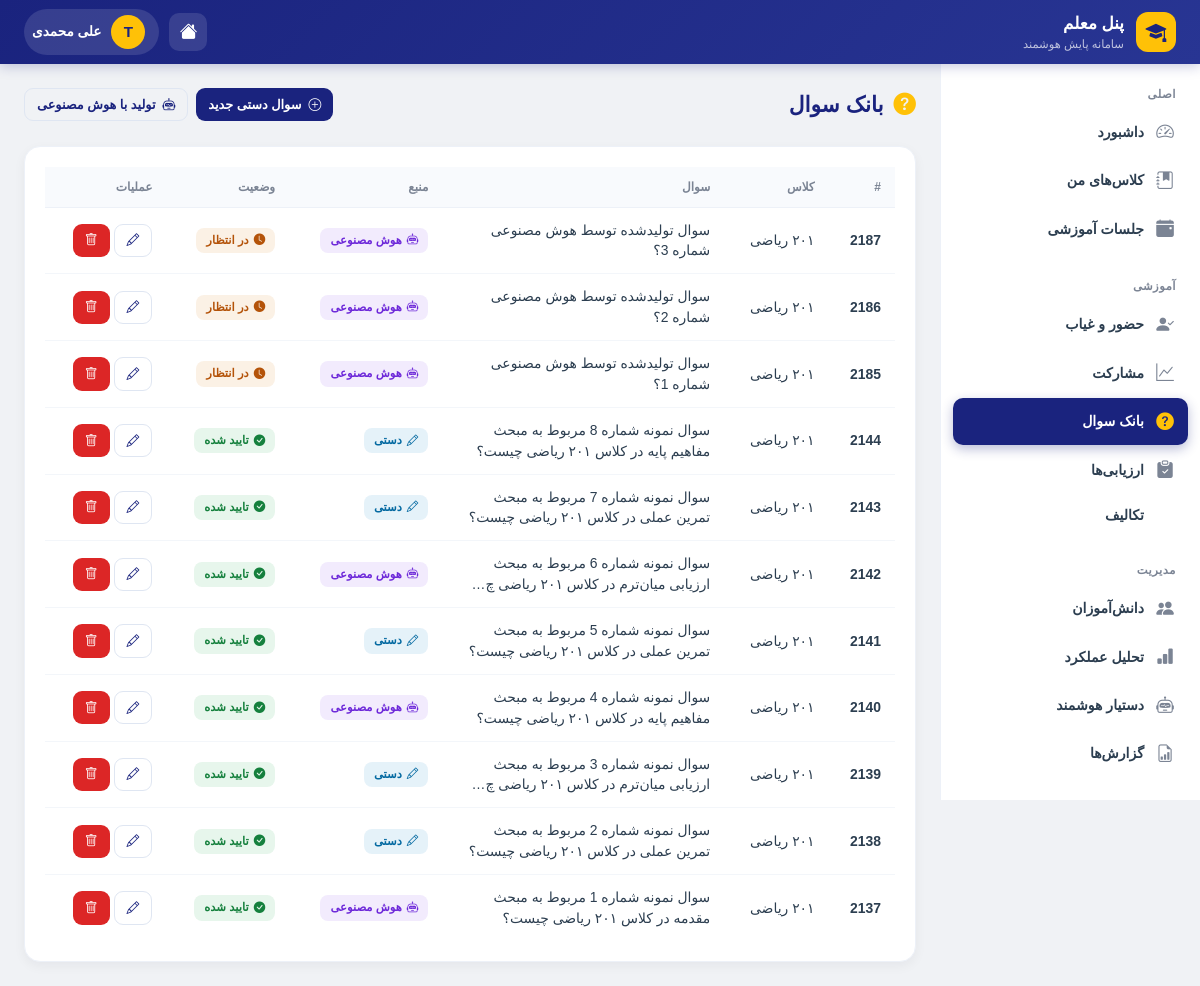
Before: /teacher/questions/ (signed in) with the older database file.
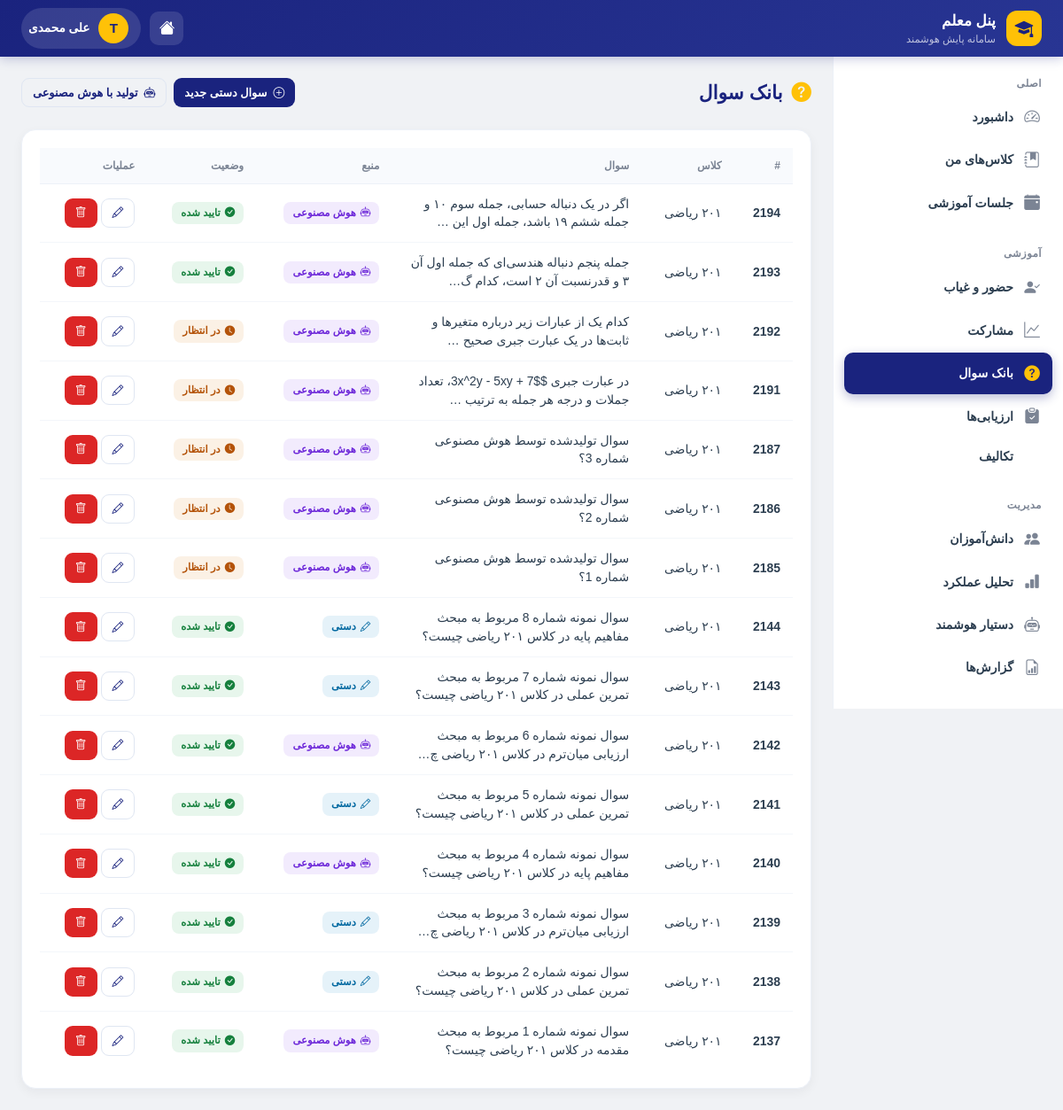
After: the same page with the newer database file.
### accounts/models.py (models this page shows, shortened)
class User(AbstractUser):
    ROLE_CHOICES = (
        ('student', 'دانش آموز'),
        ('teacher', 'معلم'),
        ('assistant', 'معاون'),
        ('principal', 'مدیر مدرسه'),
        ('district_admin', 'مسئول منطقه'),
        ('county_admin', 'مسئول شهرستان'),
        ('province_admin', 'مسئول استان'),
        ('country_admin', 'مسئول کشور'),
    )
    role = models.CharField(max_length=20, choices=ROLE_CHOICES, default='student')
    national_id = models.CharField(
        max_length=10, unique=True, null=True, blank=True,
        verbose_name="کد ملی"
    )
    province = models.ForeignKey(
        'national.Province',
        on_delete=models.SET_NULL,
        null=True, blank=True,
        related_name='admin_users',
        verbose_name="استان اختصاصی (برای مسئول استانی)"
    )
    district = models.ForeignKey(
        'national.District',
        on_delete=models.SET_NULL,
        null=True, blank=True,
        related_name='admin_users',
        verbose_name="منطقه اختصاصی (برای مسئول منطقه)"
    )
    class Meta:
        verbose_name = "کاربر"
        verbose_name_plural = "کاربران"

### dashboard/models.py (models this page shows, shortened)
class Question(models.Model):
    SOURCE_CHOICES = (
        ('ai', 'هوش مصنوعی'),
        ('manual', 'دستی'),
    )
    REVIEW_STATUS_CHOICES = (
        ('pending', 'در انتظار بررسی'),
        ('approved', 'تایید شده'),
        ('rejected', 'رد شده'),
    )
    classroom = models.ForeignKey(
        Classroom,
        on_delete=models.CASCADE,
        related_name='questions',
        verbose_name="کلاس"
    )
    session = models.ForeignKey(
        ClassSession,
        on_delete=models.CASCADE,
        related_name='questions',
        null=True,
        blank=True,
        verbose_name="جلسه"
    )
    review_status = models.CharField(
        max_length=10,
        choices=REVIEW_STATUS_CHOICES,
        default='approved',
        verbose_name="وضعیت بررسی"
    )
    created_by = models.ForeignKey(
        User,
        on_delete=models.SET_NULL,
        null=True,
        blank=True,
        related_name='created_questions',
        verbose_name="ایجادکننده"
    )
    ai_job = models.ForeignKey(
        AIGenerationJob,
        on_delete=models.SET_NULL,
        null=True,
        blank=True,
        related_name='generated_questions',
        verbose_name="درخواست هوش مصنوعی"
    )
    source = models.CharField(
        max_length=10,
        choices=SOURCE_CHOICES,
        default='manual',
        verbose_name="منبع سوال"
    )
    is_approved = models.BooleanField(
        default=True,
        verbose_name="تایید شده"
    )
    topic = models.CharField(
        max_length=200,
        blank=True,
        verbose_name="مبحث"
    )
    text = models.TextField(verbose_name="متن سوال")
    choice_a = models.CharField(max_length=200, verbose_name="گزینه الف")
    choice_b = models.CharField(max_length=200, verbose_name="گزینه ب")
    choice_c = models.CharField(max_length=200, verbose_name="گزینه ج")
    choice_d = models.CharField(max_length=200, verbose_name="گزینه د")
    correct_answer = models.CharField(
        max_length=1,
        choices=[('a', 'الف'), ('b', 'ب'), ('c', 'ج'), ('d', 'د')],
        verbose_name="پاسخ صحیح"
    )
    timer_seconds = models.PositiveIntegerField(
        default=300,
        verbose_name="زمان پاسخ (ثانیه)"
    )
    created_at = models.DateTimeField(auto_now_add=True)
    class Meta:
        verbose_name = "سوال"
        verbose_name_plural = "سوالات"
        ordering = ['-created_at']

class Classroom(models.Model):
    GRADE_CHOICES = (
        ('10', 'دهم'),
        ('11', 'یازدهم'),
        ('12', 'دوازدهم'),
    )
    FIELD_CHOICES = (
        ('computer', 'کامپیوتر'),
        ('electrical', 'برق'),
        ('mechanical', 'مکانیک'),
        ('accounting', 'حسابداری'),
        ('math', 'ریاضی'),
        ('experimental', 'تجربی'),
        ('humanities', 'انسانی'),
    )
    name = models.CharField(max_length=100, verbose_name="نام کلاس")
    subject = models.CharField(max_length=100, verbose_name="درس")
    grade = models.CharField(
        max_length=2,
        choices=GRADE_CHOICES,
        default='10',
        verbose_name="پایه تحصیلی"
    )
    field = models.CharField(
        max_length=20,
        choices=FIELD_CHOICES,
        default='math',
        verbose_name="رشته تحصیلی"
    )
    teacher_name = models.CharField(
        max_length=100,
        verbose_name="نام معلم"
    )
    teacher = models.ForeignKey(
        User,
        on_delete=models.SET_NULL,
        null=True,
        blank=True,
        related_name='taught_classes',
        verbose_name="کاربر معلم (اختیاری)"
    )
    students = models.ManyToManyField(
        User,
        related_name='enrolled_classes',
        blank=True,
        verbose_name="دانش‌آموزان"
    )
    school = models.ForeignKey(
        'national.School',
        on_delete=models.SET_NULL,
        null=True,
        blank=True,
        related_name='classrooms',
        verbose_name="مدرسه"
    )
    created_at = models.DateTimeField(auto_now_add=True)
    class Meta:
        verbose_name = "کلاس"
        verbose_name_plural = "کلاس‌ها"

### teacher/views.py (the view)
# urls.py: path('questions/', views.teacher_questions, name='questions'),
@teacher_scope_required
def teacher_questions(request):
    scope = request.teacher_scope
    questions = scope.filter_questions().select_related(
        'classroom', 'session', 'ai_job', 'created_by'
    ).order_by('-created_at')
    classroom_filter = request.GET.get('classroom', '')
    source_filter = request.GET.get('source', '')
    status_filter = request.GET.get('review_status', '')
    search_query = request.GET.get('q', '')
    if classroom_filter:
        questions = questions.filter(classroom_id=classroom_filter)
    if source_filter:
        questions = questions.filter(source=source_filter)
    if status_filter:
        questions = questions.filter(review_status=status_filter)
    if search_query:
        questions = questions.filter(
            Q(text__icontains=search_query) |
            Q(topic__icontains=search_query)
        )
    classrooms = scope.filter_classes()
    context = {
        'title': 'بانک سوالات',
        'questions': questions,
        'classrooms': classrooms,
        'classroom_filter': classroom_filter,
        'source_filter': source_filter,
        'status_filter': status_filter,
        'search_query': search_query,
        'total_count': questions.count(),
    }
    return render(request, 'teacher/questions/list.html', context)

### teacher/scope.py (called while the page is built)
    def filter_classes(self, qs=None):
        if qs is None:
            qs = Classroom.objects.all()
        return qs.filter(teacher=self.user)

    def filter_questions(self, qs=None):
        if qs is None:
            qs = Question.objects.all()
        return qs.filter(classroom__teacher=self.user)

### teacher/templates/teacher/questions/list.html (shortened to what this page needs)
{% extends 'teacher/base_teacher.html' %}
{% block content %}
<div class="t-page-header">
    <div class="t-page-title"><i class="bi bi-question-circle-fill"></i> بانک سوال</div>
    <div class="d-flex gap-2">
        <a href="{% url 'teacher:question_create' %}" class="t-btn t-btn-primary t-btn-sm">
            <i class="bi bi-plus-circle"></i> سوال دستی جدید
        </a>
        <a href="{% url 'dashboard:teacher_ai_new' %}" class="t-btn t-btn-outline t-btn-sm">
            <i class="bi bi-robot"></i> تولید با هوش مصنوعی
        </a>
    </div>
</div>
<div class="t-card">
    <div class="t-card-body">
        {% if questions %}
        <div class="table-responsive">
            <table class="t-table">
                <thead>
                    <tr>
                        <th>#</th>
                        <th>کلاس</th>
                        <th>سوال</th>
                        <th>منبع</th>
                        <th>وضعیت</th>
                        <th>عملیات</th>
                    </tr>
                </thead>
                <tbody>
                    {% for question in questions %}
                    <tr>
                        <td><strong>{{ question.id }}</strong></td>
                        <td>{{ question.classroom.name }}</td>
                        <td style="max-width:250px;">{{ question.text|truncatechars:70 }}</td>
                        <td>
                            {% if question.source == 'ai' %}
                                <span class="t-badge purple"><i class="bi bi-robot"></i> هوش مصنوعی</span>
                            {% else %}
                                <span class="t-badge info"><i class="bi bi-pencil"></i> دستی</span>
                            {% endif %}
                        </td>
                        <td>
                            {% if question.review_status == 'approved' %}
                                {% include "teacher/components/status_badge.html" with status="approved" display="تایید شده" %}
                            {% elif question.review_status == 'pending' %}
                                {% include "teacher/components/status_badge.html" with status="pending" display="در انتظار" %}
                            {% else %}
                                {% include "teacher/components/status_badge.html" with status="rejected" display="رد شده" %}
                            {% endif %}
                        </td>
                        <td>
                            <div class="d-flex gap-1">
                                <a href="{% url 'teacher:question_edit' question.id %}" class="t-btn t-btn-outline t-btn-sm" title="ویرایش">
                                    <i class="bi bi-pencil"></i>
                                </a>
                                <a href="{% url 'teacher:question_delete' question.id %}" class="t-btn t-btn-danger t-btn-sm" title="حذف">
                                    <i class="bi bi-trash"></i>
                                </a>
                            </div>
                        </td>
                    </tr>
                    {% endfor %}
                </tbody>
            </table>
        </div>
        {% else %}
            {% include "teacher/components/empty_state.html" with icon="bi-question-circle" title="سوالی ثبت نشده" message="بانک سوال شما خالی است. سوال دستی بسازید یا با هوش مصنوعی تولید کنید." cta_text="ساخت سوال" cta_url="/teacher/questions/create/" %}
        {% endif %}
    </div>
</div>
{% endblock %}

### teacher/templates/teacher/base_teacher.html (shortened to what this page needs)
<!DOCTYPE html>
<html lang="fa" dir="rtl">
<head>
    <link href="https://cdn.jsdelivr.net/npm/bootstrap@5.3.3/dist/css/bootstrap.rtl.min.css" rel="stylesheet">
    <link rel="stylesheet" href="https://cdn.jsdelivr.net/npm/bootstrap-icons@1.11.3/font/bootstrap-icons.min.css">
    <link href="https://cdn.jsdelivr.net/gh/rastikerdar/vazirmatn@v33.003/Vazirmatn-font-face.css" rel="stylesheet">
</head>
<body>
    <header class="t-header">
        <a href="{% url 'teacher:dashboard' %}" class="t-header-brand">
            <div class="t-header-icon"><i class="bi bi-mortarboard-fill"></i></div>
            <div>
                <div class="t-header-title">پنل معلم</div>
                <div class="t-header-sub">سامانه پایش هوشمند</div>
            </div>
        </a>
        <div class="t-header-actions">
            <a href="{% url 'dashboard:home' %}" class="t-header-btn" title="داشبورد اصلی">
                <i class="bi bi-house-fill"></i>
            </a>
            <a href="#" class="t-header-user">
                <div class="t-header-avatar">{{ user.username|first|upper }}</div>
                {{ user.get_full_name|default:user.username }}
            </a>
        </div>
    </header>
    <aside class="t-sidebar" id="tSidebar">
        <div class="t-sidebar-section">
            <div class="t-sidebar-label">اصلی</div>
            <a href="{% url 'teacher:dashboard' %}" class="t-sidebar-item {% if request.resolver_match.url_name == 'dashboard' %}active{% endif %}">
                <i class="bi bi-speedometer2"></i> داشبورد
            </a>
            <a href="{% url 'teacher:classes' %}" class="t-sidebar-item {% if 'class' in request.resolver_match.url_name %}active{% endif %}">
                <i class="bi bi-journal-bookmark-fill"></i> کلاس‌های من
            </a>
            <a href="{% url 'teacher:sessions' %}" class="t-sidebar-item {% if 'session' in request.resolver_match.url_name and 'panel' not in request.resolver_match.url_name %}active{% endif %}">
                <i class="bi bi-calendar-event-fill"></i> جلسات آموزشی
            </a>
        </div>
        <div class="t-sidebar-section">
            <div class="t-sidebar-label">آموزشی</div>
            <a href="{% url 'teacher:attendance' %}" class="t-sidebar-item {% if 'attendance' in request.resolver_match.url_name %}active{% endif %}">
                <i class="bi bi-person-check-fill"></i> حضور و غیاب
            </a>
            <a href="{% url 'teacher:participation' %}" class="t-sidebar-item {% if 'participation' in request.resolver_match.url_name %}active{% endif %}">
                <i class="bi bi-graph-up"></i> مشارکت
            </a>
            <a href="{% url 'teacher:questions' %}" class="t-sidebar-item {% if 'question' in request.resolver_match.url_name %}active{% endif %}">
                <i class="bi bi-question-circle-fill"></i> بانک سوال
            </a>
            <a href="{% url 'teacher:assessments' %}" class="t-sidebar-item {% if 'assessment' in request.resolver_match.url_name %}active{% endif %}">
                <i class="bi bi-clipboard-check-fill"></i> ارزیابی‌ها
            </a>
            <a href="{% url 'teacher:homework' %}" class="t-sidebar-item {% if 'homework' in request.resolver_match.url_name %}active{% endif %}">
                 تکالیف
            </a>
        </div>
        <div class="t-sidebar-section">
            <div class="t-sidebar-label">مدیریت</div>
            <a href="{% url 'teacher:students' %}" class="t-sidebar-item {% if 'student' in request.resolver_match.url_name %}active{% endif %}">
                <i class="bi bi-people-fill"></i> دانش‌آموزان
            </a>
            <a href="{% url 'teacher:analytics' %}" class="t-sidebar-item {% if 'analytics' in request.resolver_match.url_name or 'topic' in request.resolver_match.url_name %}active{% endif %}">
                <i class="bi bi-bar-chart-fill"></i> تحلیل عملکرد
            </a>
            <a href="{% url 'teacher:ai' %}" class="t-sidebar-item {% if 'ai' in request.resolver_match.url_name %}active{% endif %}">
                <i class="bi bi-robot"></i> دستیار هوشمند
            </a>
            <a href="{% url 'teacher:reports' %}" class="t-sidebar-item {% if 'reports' in request.resolver_match.url_name %}active{% endif %}">
                <i class="bi bi-file-earmark-bar-graph"></i> گزارش‌ها
            </a>
        </div>
    </aside>
    <main class="t-main">
        {% block content %}{% endblock %}
    </main>
</body>
</html>

### teacher/templates/teacher/components/status_badge.html
{% if status == 'active' or status == 'present' or status == 'completed' or status == 'approved' or status == 'high' %}
<span class="t-badge success"><i class="bi bi-check-circle-fill"></i>{{ display|default:status }}</span>
{% elif status == 'scheduled' or status == 'pending' or status == 'medium' %}
<span class="t-badge warning"><i class="bi bi-clock-fill"></i>{{ display|default:status }}</span>
{% elif status == 'absent' or status == 'failed' or status == 'rejected' or status == 'low' %}
<span class="t-badge danger"><i class="bi bi-x-circle-fill"></i>{{ display|default:status }}</span>
{% elif status == 'suspicious' %}
<span class="t-badge warning"><i class="bi bi-exclamation-triangle-fill"></i>{{ display|default:status }}</span>
{% elif status == 'cancelled' or status == 'draft' %}
<span class="t-badge secondary"><i class="bi bi-dash-circle"></i>{{ display|default:status }}</span>
{% else %}
<span class="t-badge info"><i class="bi bi-info-circle-fill"></i>{{ display|default:status }}</span>
{% endif %}

Changed rows visible on the page:
added Question: id "2194", classroom.name "۲۰۱ ریاضی", text "اگر در یک دنباله حسابی، جمله سوم ۱۰ و جمله ششم ۱۹ باشد، جمله اول این …", source "ai" (drawn), display "تایید شده"
added Question: id "2193", classroom.name "۲۰۱ ریاضی", text "جمله پنجم دنباله هندسی‌ای که جمله اول آن ۳ و قدرنسبت آن ۲ است، کدام گ…", source "ai" (drawn), display "تایید شده"
added Question: id "2192", classroom.name "۲۰۱ ریاضی", text "کدام یک از عبارات زیر درباره متغیرها و ثابت‌ها در یک عبارت جبری صحیح …", source "ai" (drawn), display "در انتظار"
added Question: id "2191", classroom.name "۲۰۱ ریاضی", text "در عبارت جبری $3x^2y - 5xy + 7$، تعداد جملات و درجه هر جمله به ترتیب …", source "ai" (drawn), display "در انتظار"
